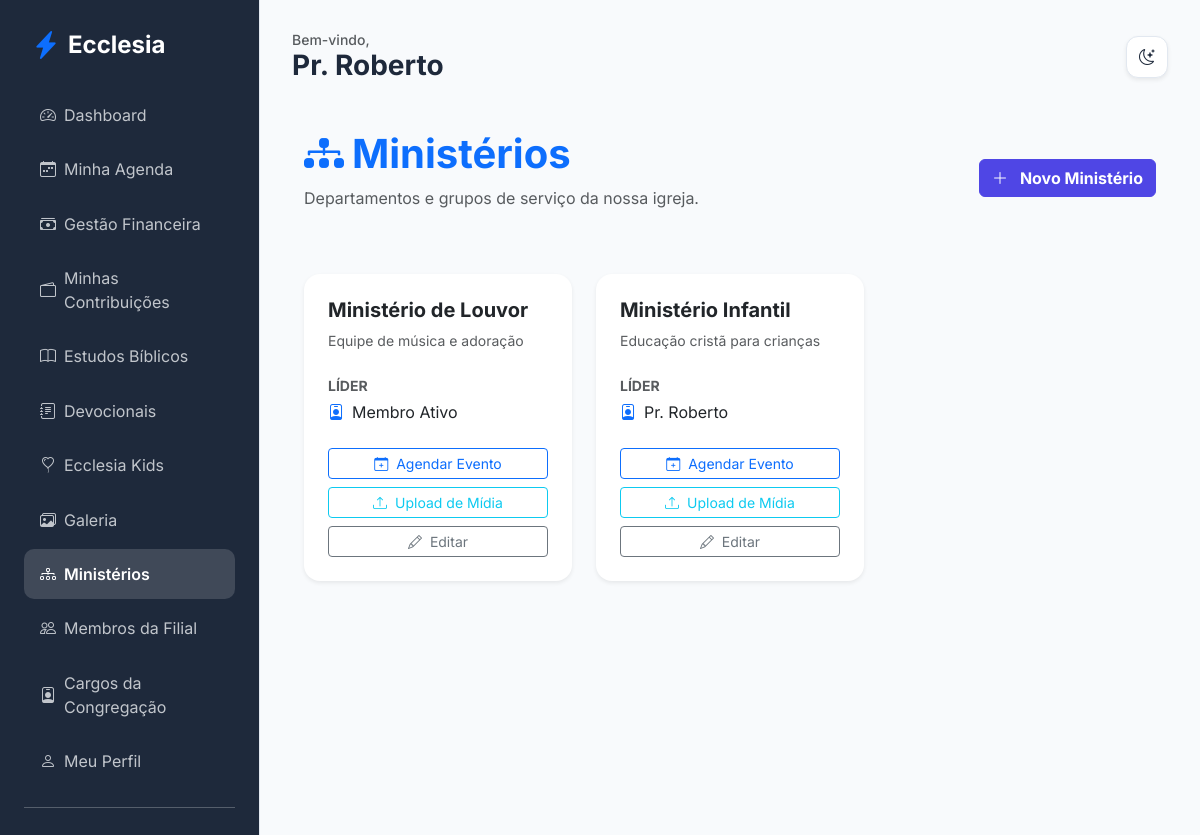
The app's page /members/ministries (signed in) with its own data.
### app/core/models.py (models this page shows, shortened)
class User(db.Model, UserMixin):
    id = db.Column(db.Integer, primary_key=True)
    name = db.Column(db.String(100), nullable=False)
    email = db.Column(db.String(120), unique=True, nullable=False)
    password_hash = db.Column(db.String(128))
    birth_date = db.Column(db.Date)
    gender = db.Column(db.String(20))
    documents = db.Column(db.String(200)) # Flexível para diferentes países
    tax_id = db.Column(db.String(20), nullable=True)  # NIF (PT), CPF/CNPJ (BR), etc.
    address = db.Column(db.Text)
    phone = db.Column(db.String(50))
    profile_photo = db.Column(db.String(255), nullable=True)
    status = db.Column(db.String(20), default='pending') # pending, active, rejected
    is_email_verified = db.Column(db.Boolean, default=False)
    email_verification_token = db.Column(db.String(100), unique=True, nullable=True)
    data_consent = db.Column(db.Boolean, default=False)
    data_consent_date = db.Column(db.DateTime)
    marketing_consent = db.Column(db.Boolean, default=False)
    is_ministry_leader = db.Column(db.Boolean, default=False)
    church_id = db.Column(db.Integer, db.ForeignKey('church.id'))
    family_id = db.Column(db.Integer, db.ForeignKey('family.id'), nullable=True)
    church_role_id = db.Column(db.Integer, db.ForeignKey('church_role.id'), nullable=True)
    ministries = db.relationship('Ministry', secondary=member_ministries, backref=db.backref('members', lazy='dynamic'))
    can_manage_ministries = db.Column(db.Boolean, default=False)
    can_manage_media = db.Column(db.Boolean, default=False)
    can_publish_devotionals = db.Column(db.Boolean, default=False)
    can_approve_members = db.Column(db.Boolean, default=False)
    can_manage_finance = db.Column(db.Boolean, default=False)
    can_manage_kids = db.Column(db.Boolean, default=False)
    can_manage_events = db.Column(db.Boolean, default=False)

class Ministry(db.Model):
    id = db.Column(db.Integer, primary_key=True)
    name = db.Column(db.String(100), nullable=False)
    description = db.Column(db.Text)
    church_id = db.Column(db.Integer, db.ForeignKey('church.id'))
    leader_id = db.Column(db.Integer, db.ForeignKey('user.id'), nullable=True)
    events = db.relationship('Event', backref='ministry', lazy=True)
    leader = db.relationship('User', foreign_keys=[leader_id])
    transactions = db.relationship('MinistryTransaction', backref='ministry', lazy=True)

### app/modules/members/routes.py (the view)
@members_bp.route('/ministries')
@login_required
def list_ministries():
    if current_user.church_role and current_user.church_role.name == 'Administrador Global':
        ministries = Ministry.query.all()
    elif can_manage_ministries():
        ministries = Ministry.query.filter_by(church_id=current_user.church_id).all()
    else:
        ministries = current_user.ministries
    return render_template('members/ministries.html', ministries=ministries)

### app/modules/members/routes.py (called while the page is built)
def can_manage_ministries():
    return current_user.can_manage_ministries or (current_user.church_role and current_user.church_role.name in ['Administrador Global', 'Pastor Líder'])

### app/templates/members/ministries.html
{% extends "base.html" %}
{% block content %}
<div class="container py-4">
    <div class="d-flex justify-content-between align-items-center mb-5">
        <div>
            <h1 class="fw-bold text-primary"><i class="bi bi-diagram-3-fill me-2"></i>Ministérios</h1>
            <p class="text-muted">Departamentos e grupos de serviço da nossa igreja.</p>
        </div>
        {% if current_user.can_manage_ministries or (current_user.church_role and current_user.church_role.name in ['Administrador Global', 'Pastor Líder']) %}
        <a href="{{ url_for('members.add_ministry') }}" class="btn btn-primary fw-bold">
            <i class="bi bi-plus-lg me-2"></i> Novo Ministério
        </a>
        {% endif %}
    </div>
    <div class="row g-4">
        {% for ministry in ministries %}
        <div class="col-md-6 col-lg-4">
            <div class="card h-100 border-0 shadow-sm">
                <div class="card-body p-4">
                    <h5 class="fw-bold mb-2">{{ ministry.name }}</h5>
                    <p class="text-muted small mb-4">{{ ministry.description }}</p>
                    <div class="mb-4">
                        <label class="small fw-bold text-muted d-block mb-1">LÍDER</label>
                        <div class="d-flex align-items-center">
                            <i class="bi bi-person-badge me-2 text-primary"></i>
                            <span>{{ ministry.leader.name if ministry.leader else 'Sem líder definido' }}</span>
                        </div>
                    </div>
                    <div class="d-grid gap-2">
                        {% if ministry.leader_id == current_user.id or current_user.can_manage_ministries or (current_user.church_role and current_user.church_role.name in ['Administrador Global', 'Pastor Líder']) %}
                        <a href="{{ url_for('members.add_ministry_event', id=ministry.id) }}" class="btn btn-sm btn-outline-primary">
                            <i class="bi bi-calendar-plus me-1"></i> Agendar Evento
                        </a>
                        <a href="{{ url_for('edification.upload_media', ministry_id=ministry.id) }}" class="btn btn-sm btn-outline-info">
                            <i class="bi bi-upload me-1"></i> Upload de Mídia
                        </a>
                        <a href="{{ url_for('members.edit_ministry', id=ministry.id) }}" class="btn btn-sm btn-outline-secondary">
                            <i class="bi bi-pencil me-1"></i> Editar
                        </a>
                        {% endif %}
                    </div>
                </div>
            </div>
        </div>
        {% else %}
        <div class="col-12 text-center py-5">
            <i class="bi bi-people fs-1 text-muted opacity-50 d-block mb-3"></i>
            <p class="text-muted">Nenhum ministério cadastrado.</p>
        </div>
        {% endfor %}
    </div>
</div>
{% endblock %}

### app/templates/base.html (shortened to what this page needs)
<!DOCTYPE html>
<html lang="pt-BR">
<head>
    <link href="https://cdn.jsdelivr.net/npm/bootstrap@5.3.0/dist/css/bootstrap.min.css" rel="stylesheet">
    <link href="https://cdn.jsdelivr.net/npm/bootstrap-icons@1.10.0/font/bootstrap-icons.css" rel="stylesheet">
    <link rel="stylesheet" href="{{ url_for('static', filename='css/premium.css') }}">
</head>
<body>
    {% if current_user.is_authenticated %}
    <div class="sidebar d-none d-lg-block">
        <div class="d-flex align-items-center mb-4 px-2">
            <i class="bi bi-lightning-charge-fill text-primary fs-3 me-2"></i>
            <h4 class="mb-0 fw-bold text-white">Ecclesia</h4>
        </div>
        {% include 'includes/_nav_links.html' %}
    </div>
    {% endif %}
    <div class="main-content {{ 'mx-auto' if not current_user.is_authenticated }}">
        {% if current_user.is_authenticated %}
        <header class="d-flex justify-content-between align-items-center mb-4 d-none d-lg-flex">
            <div>
                <h5 class="text-muted mb-0 small">Bem-vindo,</h5>
                <h3 class="fw-bold mb-0">{{ current_user.name }}</h3>
            </div>
            <div class="theme-toggle shadow-sm" onclick="toggleTheme()">
                <i class="bi bi-moon-stars" id="theme-icon"></i>
            </div>
        </header>
        {% endif %}
        {% block content %}{% endblock %}
    </div>
</body>
</html>

### app/static/css/premium.css (style rules this page uses)
:root { --primary: #4f46e5; --primary-hover: #4338ca; --secondary: #64748b; --success: #10b981; --danger: #ef4444; --warning: #f59e0b; --info: #06b6d4; --bg-main: #f8fafc; --bg-card: #ffffff; --text-main: #1e293b; --text-muted: #64748b; --border: #e2e8f0; --sidebar-bg: #1e293b; --sidebar-text: #f8fafc; --input-bg: #ffffff; }
body { font-family: 'Inter', sans-serif; background-color: var(--bg-main); color: var(--text-main); transition: all 0.3s ease; }
.sidebar { background-color: var(--sidebar-bg); color: var(--sidebar-text); min-height: 100vh; padding: 2rem 1rem; }
.main-content { padding: 2rem; }
.card { background-color: var(--bg-card); border: 1px solid var(--border); border-radius: 1rem; box-shadow: 0 4px 6px -1px rgb(0 0 0 / 0.1); transition: transform 0.2s; }
.btn-primary { background-color: var(--primary); border-color: var(--primary); }
.theme-toggle { cursor: pointer; padding: 0.5rem; border-radius: 50%; background: var(--border); display: flex; align-items: center; justify-content: center; width: 40px; height: 40px; }

### app/templates/base.html (style rules this page uses)
:root { --sidebar-width: 260px; }
body { font-family: 'Inter', sans-serif; background-color: var(--bg-main); color: var(--text-main); transition: background-color 0.3s, color 0.3s; }
.sidebar { width: var(--sidebar-width); height: 100vh; position: fixed; left: 0; top: 0; z-index: 1000; background-color: var(--sidebar-bg); color: var(--sidebar-text); border-right: 1px solid var(--border); padding: 1.5rem; overflow-y: auto; transition: background-color 0.3s; }
.main-content { margin-left: var(--sidebar-width); padding: 2rem; min-height: 100vh; background-color: var(--bg-main); }
.card { border: 1px solid var(--border); box-shadow: 0 4px 12px rgba(0,0,0,0.05); }
.theme-toggle { cursor: pointer; padding: 0.6rem; border-radius: 12px; background: var(--bg-card); border: 1px solid var(--border); color: var(--text-main); display: flex; align-items: center; justify-content: center; width: 42px; height: 42px; transition: all 0.3s; }

### records on screen
User: name "Pr. Roberto"
Ministry: name "Ministério de Louvor", description "Equipe de música e adoração", leader "Membro Ativo"
Ministry: name "Ministério Infantil", description "Educação cristã para crianças", leader "Pr. Roberto"
